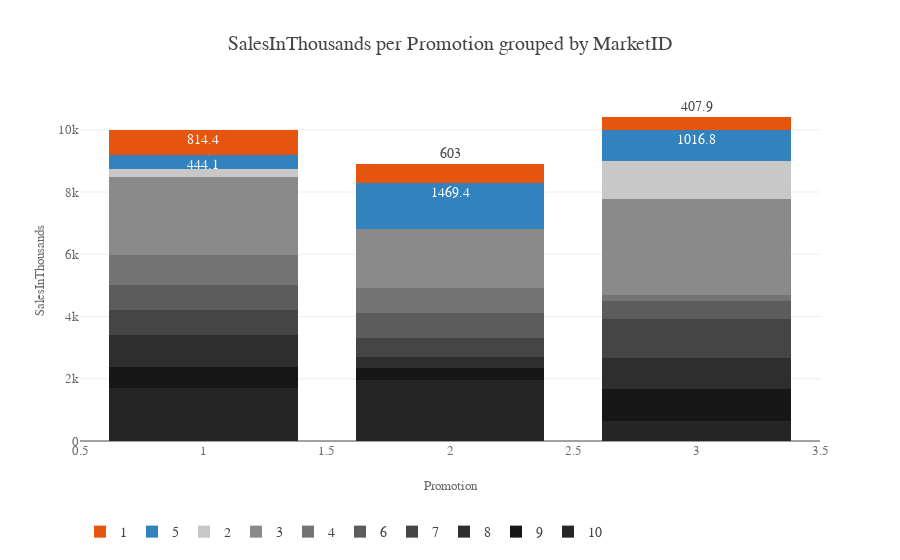

The notebook cell this image was saved under:
### Code cell
plotly_bar(config=style_config, df=df, x=x, y=y,group=group,barmode="stack",accent_1=1,accent_2=5)

### Figure 1 — Plotly figure (JSON) as saved in the notebook; plotly's stock layout.template omitted (floating-point values rounded to 4 significant figures)
{"data": [{"marker": {"color": ["rgb(37, 37, 37)", "rgb(37, 37, 37)", "rgb(37, 37, 37)"]}, "name": "10", "type": "bar", "x": [1, 2, 3], "y": [1703.0, 1950.0, 648.6]}, {"marker": {"color": ["rgb(23, 23, 23)", "rgb(23, 23, 23)", "rgb(23, 23, 23)"]}, "name": "9", "type": "bar", "x": [1, 2, 3], "y": [680.0, 399.9, 1038.0]}, {"marker": {"color": ["rgb(46, 46, 46)", "rgb(46, 46, 46)", "rgb(46, 46, 46)"]}, "name": "8", "type": "bar", "x": [1, 2, 3], "y": [1023.0, 340.0, 987.0]}, {"marker": {"color": ["rgb(69, 69, 69)", "rgb(69, 69, 69)", "rgb(69, 69, 69)"]}, "name": "7", "type": "bar", "x": [1, 2, 3], "y": [801.9, 629.8, 1237.0]}, {"marker": {"color": ["rgb(92, 92, 92)", "rgb(92, 92, 92)", "rgb(92, 92, 92)"]}, "name": "6", "type": "bar", "x": [1, 2, 3], "y": [813.3, 782.3, 588.2]}, {"marker": {"color": ["rgb(115, 115, 115)", "rgb(115, 115, 115)", "rgb(115, 115, 115)"]}, "name": "4", "type": "bar", "x": [1, 2, 3], "y": [940.9, 813.0, 208.5]}, {"marker": {"color": ["rgb(138, 138, 138)", "rgb(138, 138, 138)", "rgb(138, 138, 138)"]}, "name": "3", "type": "bar", "x": [1, 2, 3], "y": [2510.0, 1910.0, 3057.0]}, {"marker": {"color": ["rgb(200, 200, 200)", "rgb(200, 200, 200)"]}, "name": "2", "type": "bar", "x": [1, 3], "y": [262.4, 1220.0]}, {"constraintext": "none", "marker": {"color": ["rgb(49,130,189)", "rgb(49,130,189)", "rgb(49,130,189)"]}, "name": "5", "text": [444.1, 1469.0, 1017.0], "textposition": "auto", "type": "bar", "x": [1, 2, 3], "y": [444.1, 1469.0, 1017.0]}, {"constraintext": "none", "marker": {"color": ["rgb(230,85,13)", "rgb(230,85,13)", "rgb(230,85,13)"]}, "name": "1", "text": [814.4, 603, 407.9], "textposition": "auto", "type": "bar", "x": [1, 2, 3], "y": [814.4, 603.0, 407.9]}], "layout": {"bargap": 0.15, "bargroupgap": 0.1, "barmode": "stack", "font": {"family": "Helvetica, Droid Sans", "size": 14}, "hoverlabel": {"font": {"family": "Helvetica, Droid Sans", "size": 14}}, "hovermode": "closest", "legend": {"bgcolor": "rgba(0, 0, 0, 0)", "bordercolor": "rgba(0, 0, 0, 0)", "orientation": "h", "x": 0, "y": -0.22}, "margin": {"t": 100}, "title": "SalesInThousands per Promotion grouped by MarketID", "xaxis": {"tickfont": {"color": "rgb(107, 107, 107)", "size": 13}, "title": "Promotion", "titlefont": {"color": "rgb(107, 107, 107)", "size": 13}}, "yaxis": {"tickfont": {"color": "rgb(107, 107, 107)", "size": 13}, "title": "SalesInThousands", "titlefont": {"color": "rgb(107, 107, 107)", "size": 13}}}}
